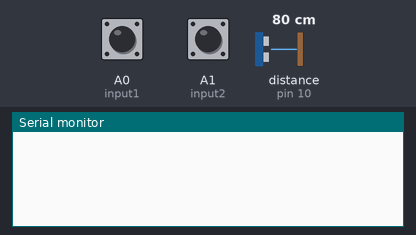
Simulated run of this sketch. Board: Arduino Uno, built with avr-gcc and run on an emulated ATmega328P. On the bench: the last lines printed to the serial monitor. Wiring (inferred from the names in the program): ultrasonic range finder: trigger pin 9; echo pin 10. The test bench sets the inputs (shaded band); at power-on: distance to the obstacle (sensor on pin 10) 80 cm, A0 (input1) LOW, A1 (input2) LOW. The echo pulse lasts 58.3 µs per cm.

Above: at 1.2 s.
1.3 s: distance to the obstacle (sensor on pin 10) set to 2 cm
At 5.5 s:
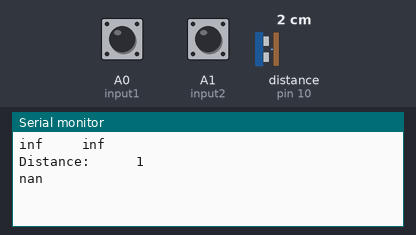
6.0 s: distance to the obstacle (sensor on pin 10) set to 35 cm
At 9.7 s:
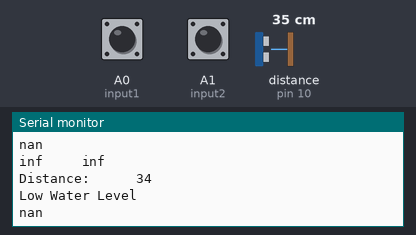
15.0 s: A0 (input1) pulsed HIGH 2 times (0.12 s each, 0.3 s apart)
At 19.0 s:
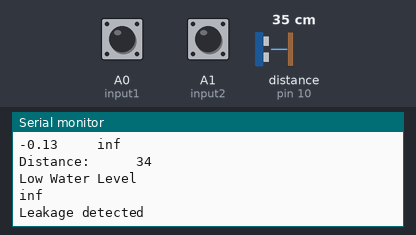
19.3 s: A1 (input2) pulsed HIGH 5 times (0.12 s each, 0.3 s apart)
At 22.4 s:
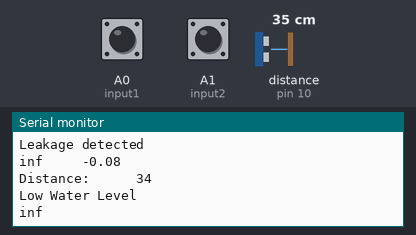

The sketch:

sketch_aug26a.ino
```cpp
int X1;
int Y1;
int X2;
int Y2;
float TIME1 = 0;
float TIME2 = 0;
float FREQUENCY1 = 0;
float FREQUENCY2 = 0;
float WATER1 = 0;
float WATER2 = 0;
float TOTAL1 = 0;
float TOTAL2 = 0;
float LS1 = 0;
float LS2 = 0;
const int input1 = A0;
const int input2 = A1;
const int trigPin = 9;
const int echoPin = 10;
long duration;
int distance;

void setup()
{
Serial.begin(9600);

pinMode(input1,INPUT);
pinMode(input2,INPUT);
pinMode(trigPin, OUTPUT);       // Sets the trigPin as an Output
pinMode(echoPin, INPUT);      // Sets the echoPin as an Input

}


void loop()
{
X1 = pulseIn(input1, HIGH);
Y1 = pulseIn(input1, LOW);
X2 = pulseIn(input2, HIGH);
Y2 = pulseIn(input2, LOW);
TIME1 = X1 + Y1;
TIME2 = X2 + Y2;
FREQUENCY1 = 1000000/TIME1;
FREQUENCY2 = 1000000/TIME2;
//Frequency (Hz) = 7.5 * Flow rate (L/min)

WATER1 = FREQUENCY1/7.5;
LS1 = WATER1/60;
TOTAL1 =(TOTAL1 + LS1);

WATER2 = FREQUENCY2/7.5;
LS2 = WATER2/(60);

TOTAL2 =(TOTAL2 + LS2);

digitalWrite(trigPin, LOW);
delayMicroseconds(2);

// Sets the trigPin on HIGH state for 10 micro seconds

digitalWrite(trigPin, HIGH);
delayMicroseconds(10);
digitalWrite(trigPin, LOW);

// Reads the echoPin, returns the sound wave travel time in microseconds
duration = pulseIn(echoPin, HIGH);

// Calculating the distance
distance= duration*0.034/2;
delay(500);

Serial.print(LS1);
Serial.print("     ");
Serial.println(LS2);
Serial.print("Distance: ");
Serial.print("     ");
Serial.println(distance);
if(distance>20)
Serial.println("Low Water Level");
int temp = 0;
/*while((TOTAL1 - TOTAL2)> 0.05 && temp<10)
{ delay(1000);
  temp++;
}
if(temp>=10)
Serial.println("Leakage detected");
*/
Serial.println(LS1 - LS2);
if((LS1 - LS2)< -0.05 )
Serial.println("Leakage detected");

}
```

Measured:
- after the input at 1.3 s, the serial monitor: prints a new line after 3.2 s (image 1)
- after the input at 6.0 s, the serial monitor: prints a new line after 3.0 s (image 2)
- after the input at 15.0 s, the serial monitor: prints a new line after 2.8 s (image 3)
- after the input at 19.3 s, the serial monitor: prints a new line after 1.7 s (image 4)
